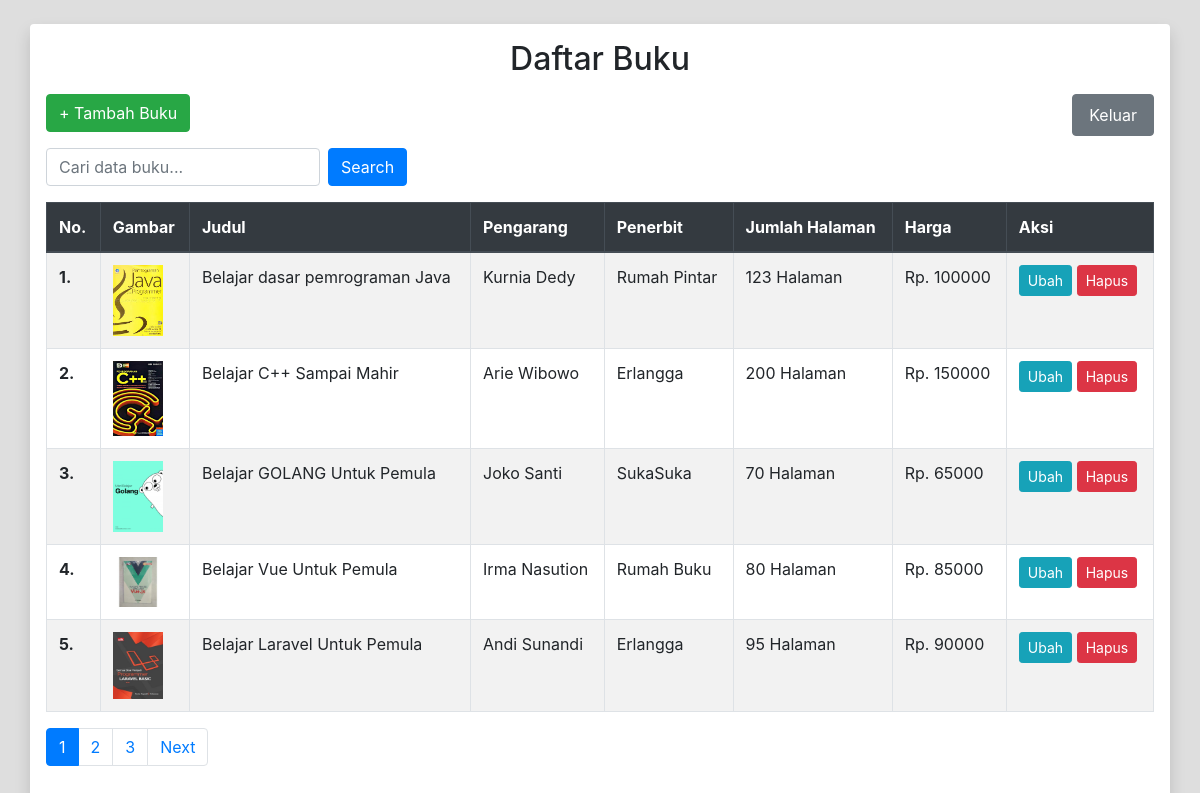
The app's page /index.php (signed in) with its own data.
### tables this page shows
CREATE TABLE `buku` (
  `id` int(11) NOT NULL,
  `judul` varchar(500) NOT NULL,
  `pengarang` varchar(255) NOT NULL,
  `penerbit` varchar(255) NOT NULL,
  `jumlah_halaman` int(4) NOT NULL,
  `harga` int(10) NOT NULL,
  `gambar` varchar(100) NOT NULL
);

### function.php (called while the page is built, shortened)
<?php
$conn = mysqli_connect("localhost", "root", "", "rental_buku");
function query($query)
{
    global $conn;
    $result = mysqli_query($conn, $query);
    $rows = [];
    while ($row = mysqli_fetch_assoc($result)) {
        $rows[] = $row;
    }
    return $rows;
}

### index.php (the view, shortened to what this page needs)
<?php
require "function.php";
$jumlahDataPerHalaman = 5;
$jumlahData = count(query("SELECT * FROM buku"));
$jumlahHalaman = ceil($jumlahData / $jumlahDataPerHalaman);
$halamanAktif = (isset($_GET['page'])) ? $_GET['page'] : 1;
$awalData = ($jumlahDataPerHalaman * $halamanAktif) - $jumlahDataPerHalaman;
$buku = query("SELECT * FROM buku
                ORDER BY id DESC
                LIMIT $awalData, $jumlahDataPerHalaman");
include "template/header.php";
?>
<div class="container bg-white rounded shadow my-4 p-3">
    <h2 class="text-center mb-3">Daftar Buku</h2>
    <a href="tambah.php" class="btn btn-success mb-3">+ Tambah Buku</a>
    <a href="logout.php" class="nav-link btn btn-secondary float-right">Keluar</a>
    <form action="" method="post" class="form-inline">
        <input class="form-control mb-3 mr-2" type="search" name="keyword" id="keyword" placeholder="Cari data buku..." aria-label="Search" autocomplete="off">
        <button class="btn btn-primary mb-3" type="submit" name="search">Search</button>
    </form>
    <div id="container">
        <table class="table table-bordered table-striped table-responsive-lg">
            <thead class="thead-dark">
                <tr>
                    <th scope="col">No.</th>
                    <th scope="col">Gambar</th>
                    <th scope="col">Judul</th>
                    <th scope="col">Pengarang</th>
                    <th scope="col">Penerbit</th>
                    <th scope="col">Jumlah Halaman</th>
                    <th scope="col">Harga</th>
                    <th scope="col">Aksi</th>
                </tr>
            </thead>
            <tbody>
                <?php $i = $awalData + 1; ?>
                <?php foreach ($buku as $row) : ?>
                    <tr>
                        <th scope="row"><?= $i; ?>.</th>
                        <td><img src="img/<?= $row["gambar"]; ?>" width="50"></td>
                        <td><?= $row["judul"]; ?></td>
                        <td><?= $row["pengarang"]; ?></td>
                        <td><?= $row["penerbit"]; ?></td>
                        <td><?= $row["jumlah_halaman"]; ?> Halaman</td>
                        <td>Rp. <?= $row["harga"]; ?></td>
                        <td>
                            <a href="ubah.php?id=<?= $row["id"]; ?>" class="btn btn-sm btn-info">Ubah</a>
                            <a href="hapus.php?id=<?= $row["id"]; ?>" class="btn btn-sm btn-danger" onclick="return confirm('Apakah anda yakin ingin menghapus data ini?')">Hapus</a>
                        </td>
                    </tr>
                    <?php $i++; ?>
                <?php endforeach; ?>
            </tbody>
        </table>
    </div>
    <nav aria-label="Page navigation">
        <ul class="pagination">
            <?php for ($i = 1; $i <= $jumlahHalaman; $i++) : ?>
                <?php if ($i == $halamanAktif) : ?>
                    <li class="page-item active" aria-current="page"><a class="page-link" href="?page=<?= $i; ?>"><?= $i; ?><span class="sr-only">(current)</span></a></li>
                <?php else : ?>
                    <li class="page-item"><a class="page-link" href="?page=<?= $i; ?>"><?= $i; ?></a></li>
                <?php endif; ?>
            <?php endfor; ?>
            <?php if ($halamanAktif < $jumlahHalaman) : ?>
                <li class="page-item"><a class="page-link" href="?page=<?= $halamanAktif + 1; ?>">Next</a></li>
            <?php endif; ?>
        </ul>
    </nav>
</div>
<?php include "template/footer.php" ?>

### template/header.php (shortened to what this page needs)
<!DOCTYPE html>
<html lang="en">
<head>
    <link rel="stylesheet" href="css/bootstrap.min.css">
</head>
<body style="background-color: #dedede;">

### template/footer.php (shortened to what this page needs)
</body>
</html>

### records on screen
buku: gambar (picture), judul "Belajar dasar pemrograman Java", pengarang "Kurnia Dedy", penerbit "Rumah Pintar", jumlah_halaman "123", harga "100000"
buku: gambar (picture), judul "Belajar C++ Sampai Mahir", pengarang "Arie Wibowo", penerbit "Erlangga", jumlah_halaman "200", harga "150000"
buku: gambar (picture), judul "Belajar GOLANG Untuk Pemula", pengarang "Joko Santi", penerbit "SukaSuka", jumlah_halaman "70", harga "65000"
buku: gambar (picture), judul "Belajar Vue Untuk Pemula", pengarang "Irma Nasution", penerbit "Rumah Buku", jumlah_halaman "80", harga "85000"
buku: gambar (picture), judul "Belajar Laravel Untuk Pemula", pengarang "Andi Sunandi", penerbit "Erlangga", jumlah_halaman "95", harga "90000"
